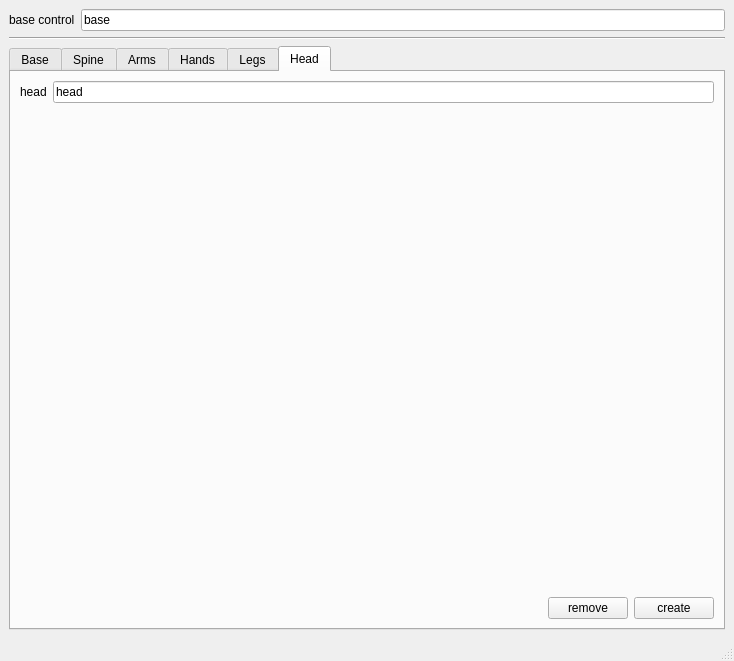
<?xml version="1.0" encoding="UTF-8"?>
<ui version="4.0">
 <class>jt_autorig</class>
 <widget class="QMainWindow" name="jt_autorig">
  <property name="geometry">
   <rect>
    <x>0</x>
    <y>0</y>
    <width>734</width>
    <height>661</height>
   </rect>
  </property>
  <property name="windowTitle">
   <string>MainWindow</string>
  </property>
  <widget class="QWidget" name="centralwidget">
   <layout class="QGridLayout" name="gridLayout_2">
    <item row="0" column="0">
     <layout class="QHBoxLayout" name="horizontalLayout_5">
      <item>
       <widget class="QLabel" name="label_37">
        <property name="text">
         <string>base control</string>
        </property>
       </widget>
      </item>
      <item>
       <widget class="QLineEdit" name="jt_autorig_base_name_select_text">
        <property name="text">
         <string>base</string>
        </property>
       </widget>
      </item>
     </layout>
    </item>
    <item row="1" column="0">
     <widget class="Line" name="line">
      <property name="orientation">
       <enum>Qt::Horizontal</enum>
      </property>
     </widget>
    </item>
    <item row="3" column="0">
     <widget class="QTabWidget" name="tabWidget">
      <property name="currentIndex">
       <number>5</number>
      </property>
      <widget class="QWidget" name="Base">
       <attribute name="title">
        <string>Base</string>
       </attribute>
       <layout class="QGridLayout" name="gridLayout_4">
        <item row="3" column="1">
         <layout class="QHBoxLayout" name="horizontalLayout_10">
          <item>
           <spacer name="horizontalSpacer_10">
            <property name="orientation">
             <enum>Qt::Horizontal</enum>
            </property>
            <property name="sizeHint" stdset="0">
             <size>
              <width>40</width>
              <height>20</height>
             </size>
            </property>
           </spacer>
          </item>
          <item>
           <widget class="QPushButton" name="pushButton_6">
            <property name="text">
             <string>remove</string>
            </property>
            <property name="+c" stdset="0">
             <string>'import jt_autorig;jt_autorig.ui_remove_base_rig()'</string>
            </property>
           </widget>
          </item>
          <item>
           <widget class="QPushButton" name="pushButton_5">
            <property name="text">
             <string>create</string>
            </property>
            <property name="+c" stdset="0">
             <string>'import jt_autorig;jt_autorig.ui_create_base_rig()'</string>
            </property>
           </widget>
          </item>
         </layout>
        </item>
        <item row="0" column="1">
         <widget class="QLineEdit" name="jt_autorig_base_cog_select_text">
          <property name="text">
           <string>cog</string>
          </property>
         </widget>
        </item>
        <item row="0" column="0">
         <widget class="QLabel" name="label_38">
          <property name="text">
           <string>cog</string>
          </property>
         </widget>
        </item>
        <item row="1" column="1">
         <spacer name="verticalSpacer_7">
          <property name="orientation">
           <enum>Qt::Vertical</enum>
          </property>
          <property name="sizeHint" stdset="0">
           <size>
            <width>20</width>
            <height>430</height>
           </size>
          </property>
         </spacer>
        </item>
       </layout>
      </widget>
      <widget class="QWidget" name="Spine">
       <attribute name="title">
        <string>Spine</string>
       </attribute>
       <layout class="QGridLayout" name="gridLayout_6">
        <item row="6" column="0">
         <widget class="QLabel" name="label_45">
          <property name="text">
           <string>spine_4</string>
          </property>
         </widget>
        </item>
        <item row="4" column="0">
         <widget class="QLabel" name="label_43">
          <property name="text">
           <string>spine_2</string>
          </property>
         </widget>
        </item>
        <item row="1" column="0">
         <widget class="QLabel" name="label_47">
          <property name="text">
           <string>pelvis</string>
          </property>
         </widget>
        </item>
        <item row="7" column="0">
         <widget class="QLabel" name="label_46">
          <property name="text">
           <string>neck</string>
          </property>
         </widget>
        </item>
        <item row="4" column="1">
         <widget class="QLineEdit" name="jt_autorig_pelvis_spine_2_select_text">
          <property name="text">
           <string>spine_2</string>
          </property>
         </widget>
        </item>
        <item row="9" column="1">
         <layout class="QHBoxLayout" name="horizontalLayout_9">
          <item>
           <spacer name="horizontalSpacer_9">
            <property name="orientation">
             <enum>Qt::Horizontal</enum>
            </property>
            <property name="sizeHint" stdset="0">
             <size>
              <width>40</width>
              <height>20</height>
             </size>
            </property>
           </spacer>
          </item>
          <item>
           <widget class="QPushButton" name="pushButton_4">
            <property name="text">
             <string>remove</string>
            </property>
            <property name="+c" stdset="0">
             <string>'import jt_autorig;jt_autorig.ui_remove_spine_rig()'</string>
            </property>
           </widget>
          </item>
          <item>
           <widget class="QPushButton" name="pushButton_2">
            <property name="text">
             <string>create</string>
            </property>
            <property name="+c" stdset="0">
             <string>'import jt_autorig;jt_autorig.ui_create_spine_rig()'</string>
            </property>
           </widget>
          </item>
         </layout>
        </item>
        <item row="2" column="1">
         <widget class="QLineEdit" name="jt_autorig_pelvis_cog_select_text">
          <property name="text">
           <string>cog</string>
          </property>
         </widget>
        </item>
        <item row="1" column="1">
         <widget class="QLineEdit" name="jt_autorig_pelvis_pelvis_select_text">
          <property name="text">
           <string>pelvis</string>
          </property>
         </widget>
        </item>
        <item row="3" column="1">
         <widget class="QLineEdit" name="jt_autorig_pelvis_spine_1_select_text">
          <property name="text">
           <string>spine_1</string>
          </property>
         </widget>
        </item>
        <item row="6" column="1">
         <widget class="QLineEdit" name="jt_autorig_pelvis_spine_4_select_text">
          <property name="text">
           <string>spine_4</string>
          </property>
         </widget>
        </item>
        <item row="5" column="1">
         <widget class="QLineEdit" name="jt_autorig_pelvis_spine_3_select_text">
          <property name="text">
           <string>spine_3</string>
          </property>
         </widget>
        </item>
        <item row="8" column="1">
         <spacer name="verticalSpacer_6">
          <property name="orientation">
           <enum>Qt::Vertical</enum>
          </property>
          <property name="sizeHint" stdset="0">
           <size>
            <width>20</width>
            <height>40</height>
           </size>
          </property>
         </spacer>
        </item>
        <item row="7" column="1">
         <widget class="QLineEdit" name="jt_autorig_pelvis_neck_select_text">
          <property name="text">
           <string>neck</string>
          </property>
         </widget>
        </item>
        <item row="5" column="0">
         <widget class="QLabel" name="label_44">
          <property name="text">
           <string>spine_3</string>
          </property>
         </widget>
        </item>
        <item row="2" column="0">
         <widget class="QLabel" name="label_41">
          <property name="text">
           <string>cog</string>
          </property>
         </widget>
        </item>
        <item row="3" column="0">
         <widget class="QLabel" name="label_42">
          <property name="text">
           <string>spine_1</string>
          </property>
         </widget>
        </item>
       </layout>
      </widget>
      <widget class="QWidget" name="Arms">
       <attribute name="title">
        <string>Arms</string>
       </attribute>
       <layout class="QGridLayout" name="gridLayout">
        <item row="7" column="0">
         <widget class="QLabel" name="label_9">
          <property name="text">
           <string>hand</string>
          </property>
         </widget>
        </item>
        <item row="0" column="1">
         <widget class="QLabel" name="label">
          <property name="text">
           <string>Select bones from either side of the rig, bone names must start with 'L' or 'R'</string>
          </property>
         </widget>
        </item>
        <item row="6" column="0">
         <widget class="QLabel" name="label_8">
          <property name="text">
           <string>wrist</string>
          </property>
         </widget>
        </item>
        <item row="5" column="1">
         <widget class="QLineEdit" name="jt_autorig_arms_forearm_select_text">
          <property name="text">
           <string>L_forearm</string>
          </property>
         </widget>
        </item>
        <item row="3" column="1">
         <widget class="QLineEdit" name="jt_autorig_arms_shoulder_select_text">
          <property name="text">
           <string>L_shoulder</string>
          </property>
         </widget>
        </item>
        <item row="4" column="1">
         <widget class="QLineEdit" name="jt_autorig_arms_elbow_select_text">
          <property name="text">
           <string>L_elbow</string>
          </property>
         </widget>
        </item>
        <item row="4" column="0">
         <widget class="QLabel" name="label_6">
          <property name="text">
           <string>elbow</string>
          </property>
         </widget>
        </item>
        <item row="3" column="0">
         <widget class="QLabel" name="label_5">
          <property name="text">
           <string>shoulder</string>
          </property>
         </widget>
        </item>
        <item row="1" column="0">
         <widget class="QLabel" name="label_2">
          <property name="text">
           <string>clavicle</string>
          </property>
         </widget>
        </item>
        <item row="8" column="1">
         <layout class="QHBoxLayout" name="horizontalLayout_2">
          <item>
           <widget class="QCheckBox" name="jt_autorig_arms_rig_L">
            <property name="text">
             <string>L</string>
            </property>
            <property name="checked">
             <bool>true</bool>
            </property>
           </widget>
          </item>
          <item>
           <widget class="QCheckBox" name="jt_autorig_arms_rig_R">
            <property name="text">
             <string>R</string>
            </property>
            <property name="checked">
             <bool>true</bool>
            </property>
           </widget>
          </item>
          <item>
           <spacer name="horizontalSpacer_2">
            <property name="orientation">
             <enum>Qt::Horizontal</enum>
            </property>
            <property name="sizeHint" stdset="0">
             <size>
              <width>40</width>
              <height>20</height>
             </size>
            </property>
           </spacer>
          </item>
         </layout>
        </item>
        <item row="7" column="1">
         <widget class="QLineEdit" name="jt_autorig_arms_hand_select_text">
          <property name="text">
           <string>L_hand</string>
          </property>
         </widget>
        </item>
        <item row="6" column="1">
         <widget class="QLineEdit" name="jt_autorig_arms_wrist_select_text">
          <property name="text">
           <string>L_wrist</string>
          </property>
         </widget>
        </item>
        <item row="5" column="0">
         <widget class="QLabel" name="label_7">
          <property name="text">
           <string>forearm</string>
          </property>
         </widget>
        </item>
        <item row="1" column="1">
         <widget class="QLineEdit" name="jt_autorig_arms_clavicle_select_text">
          <property name="text">
           <string>L_clavicle</string>
          </property>
         </widget>
        </item>
        <item row="9" column="1">
         <spacer name="verticalSpacer">
          <property name="orientation">
           <enum>Qt::Vertical</enum>
          </property>
          <property name="sizeHint" stdset="0">
           <size>
            <width>20</width>
            <height>40</height>
           </size>
          </property>
         </spacer>
        </item>
        <item row="10" column="1">
         <layout class="QHBoxLayout" name="horizontalLayout">
          <item>
           <spacer name="horizontalSpacer">
            <property name="orientation">
             <enum>Qt::Horizontal</enum>
            </property>
            <property name="sizeHint" stdset="0">
             <size>
              <width>40</width>
              <height>20</height>
             </size>
            </property>
           </spacer>
          </item>
          <item>
           <widget class="QPushButton" name="jt_autorig_arms_go_2">
            <property name="text">
             <string>remove</string>
            </property>
            <property name="+c" stdset="0">
             <string>'import jt_autorig;jt_autorig.ui_remove_arm_rig()'</string>
            </property>
           </widget>
          </item>
          <item>
           <widget class="QPushButton" name="jt_autorig_arms_go">
            <property name="text">
             <string>create</string>
            </property>
            <property name="+c" stdset="0">
             <string>'import jt_autorig;jt_autorig.ui_create_arm_rig()'</string>
            </property>
           </widget>
          </item>
         </layout>
        </item>
       </layout>
      </widget>
      <widget class="QWidget" name="Hands">
       <attribute name="title">
        <string>Hands</string>
       </attribute>
       <layout class="QGridLayout" name="gridLayout_7">
        <item row="5" column="1">
         <widget class="QLineEdit" name="jt_autorig_hand_middle_base_select_text">
          <property name="text">
           <string>L_middle_1</string>
          </property>
         </widget>
        </item>
        <item row="0" column="0">
         <widget class="QLabel" name="label_50">
          <property name="text">
           <string>hand</string>
          </property>
         </widget>
        </item>
        <item row="1" column="1">
         <widget class="QLineEdit" name="jt_autorig_hand_ring_cup_select_text">
          <property name="text">
           <string>L_ring_cup</string>
          </property>
         </widget>
        </item>
        <item row="2" column="0">
         <widget class="QLabel" name="label_52">
          <property name="text">
           <string>pinky cup</string>
          </property>
         </widget>
        </item>
        <item row="6" column="1">
         <widget class="QLineEdit" name="jt_autorig_hand_ring_base_select_text">
          <property name="text">
           <string>L_ring_1</string>
          </property>
         </widget>
        </item>
        <item row="10" column="1">
         <layout class="QHBoxLayout" name="horizontalLayout_12">
          <item>
           <spacer name="horizontalSpacer_12">
            <property name="orientation">
             <enum>Qt::Horizontal</enum>
            </property>
            <property name="sizeHint" stdset="0">
             <size>
              <width>40</width>
              <height>20</height>
             </size>
            </property>
           </spacer>
          </item>
          <item>
           <widget class="QPushButton" name="pushButton_9">
            <property name="text">
             <string>remove</string>
            </property>
            <property name="+c" stdset="0">
             <string>'import jt_autorig;jt_autorig.ui_remove_hand_rig()'</string>
            </property>
           </widget>
          </item>
          <item>
           <widget class="QPushButton" name="pushButton_10">
            <property name="text">
             <string>create</string>
            </property>
            <property name="+c" stdset="0">
             <string>'import jt_autorig;jt_autorig.ui_create_hand_rig()'</string>
            </property>
           </widget>
          </item>
         </layout>
        </item>
        <item row="0" column="1">
         <widget class="QLineEdit" name="jt_autorig_hand_hand_select_text">
          <property name="text">
           <string>L_hand</string>
          </property>
         </widget>
        </item>
        <item row="9" column="1">
         <spacer name="verticalSpacer_9">
          <property name="orientation">
           <enum>Qt::Vertical</enum>
          </property>
          <property name="sizeHint" stdset="0">
           <size>
            <width>20</width>
            <height>130</height>
           </size>
          </property>
         </spacer>
        </item>
        <item row="7" column="1">
         <widget class="QLineEdit" name="jt_autorig_hand_pinky_base_select_text">
          <property name="text">
           <string>L_pinky_1</string>
          </property>
         </widget>
        </item>
        <item row="3" column="1">
         <widget class="QLineEdit" name="jt_autorig_hand_thumb_base_select_text">
          <property name="text">
           <string>L_thumb_1</string>
          </property>
         </widget>
        </item>
        <item row="1" column="0">
         <widget class="QLabel" name="label_51">
          <property name="text">
           <string>ring cup</string>
          </property>
         </widget>
        </item>
        <item row="6" column="0">
         <widget class="QLabel" name="label_56">
          <property name="text">
           <string>ring base</string>
          </property>
         </widget>
        </item>
        <item row="2" column="1">
         <widget class="QLineEdit" name="jt_autorig_hand_pinky_cup_select_text">
          <property name="text">
           <string>L_pinky_cup</string>
          </property>
         </widget>
        </item>
        <item row="4" column="1">
         <widget class="QLineEdit" name="jt_autorig_hand_index_base_select_text">
          <property name="text">
           <string>L_index_1</string>
          </property>
         </widget>
        </item>
        <item row="3" column="0">
         <widget class="QLabel" name="label_53">
          <property name="text">
           <string>thumb base</string>
          </property>
         </widget>
        </item>
        <item row="7" column="0">
         <widget class="QLabel" name="label_57">
          <property name="text">
           <string>pinky base</string>
          </property>
         </widget>
        </item>
        <item row="4" column="0">
         <widget class="QLabel" name="label_54">
          <property name="text">
           <string>index base</string>
          </property>
         </widget>
        </item>
        <item row="5" column="0">
         <widget class="QLabel" name="label_55">
          <property name="text">
           <string>middle base</string>
          </property>
         </widget>
        </item>
        <item row="8" column="1">
         <layout class="QHBoxLayout" name="horizontalLayout_3">
          <item>
           <widget class="QCheckBox" name="jt_autorig_hands_rig_L">
            <property name="text">
             <string>L</string>
            </property>
            <property name="checked">
             <bool>true</bool>
            </property>
           </widget>
          </item>
          <item>
           <widget class="QCheckBox" name="jt_autorig_hands_rig_R">
            <property name="text">
             <string>R</string>
            </property>
            <property name="checked">
             <bool>true</bool>
            </property>
           </widget>
          </item>
          <item>
           <spacer name="horizontalSpacer_3">
            <property name="orientation">
             <enum>Qt::Horizontal</enum>
            </property>
            <property name="sizeHint" stdset="0">
             <size>
              <width>40</width>
              <height>20</height>
             </size>
            </property>
           </spacer>
          </item>
         </layout>
        </item>
       </layout>
      </widget>
      <widget class="QWidget" name="Legs">
       <attribute name="title">
        <string>Legs</string>
       </attribute>
       <layout class="QGridLayout" name="gridLayout_3">
        <item row="6" column="1">
         <widget class="QLineEdit" name="jt_autorig_legs_toes_select_text">
          <property name="text">
           <string>L_toes</string>
          </property>
         </widget>
        </item>
        <item row="8" column="0">
         <widget class="QLabel" name="label_16">
          <property name="text">
           <string>reverse foot heel</string>
          </property>
         </widget>
        </item>
        <item row="18" column="1">
         <layout class="QHBoxLayout" name="horizontalLayout_6">
          <item>
           <spacer name="horizontalSpacer_6">
            <property name="orientation">
             <enum>Qt::Horizontal</enum>
            </property>
            <property name="sizeHint" stdset="0">
             <size>
              <width>40</width>
              <height>20</height>
             </size>
            </property>
           </spacer>
          </item>
          <item>
           <widget class="QPushButton" name="pushButton_3">
            <property name="text">
             <string>remove</string>
            </property>
            <property name="+c" stdset="0">
             <string>'import jt_autorig;jt_autorig.ui_remove_leg_rig()'</string>
            </property>
           </widget>
          </item>
          <item>
           <widget class="QPushButton" name="pushButton">
            <property name="text">
             <string>create</string>
            </property>
            <property name="+c" stdset="0">
             <string>'import jt_autorig;jt_autorig.ui_create_leg_rig()'</string>
            </property>
           </widget>
          </item>
         </layout>
        </item>
        <item row="3" column="0">
         <widget class="QLabel" name="label_12">
          <property name="text">
           <string>knee</string>
          </property>
         </widget>
        </item>
        <item row="9" column="1">
         <widget class="QLineEdit" name="jt_autorig_legs_reverse_foot_toes_select_text">
          <property name="text">
           <string>L_reverse_foot_toes</string>
          </property>
         </widget>
        </item>
        <item row="17" column="1">
         <spacer name="verticalSpacer_3">
          <property name="orientation">
           <enum>Qt::Vertical</enum>
          </property>
          <property name="sizeHint" stdset="0">
           <size>
            <width>20</width>
            <height>40</height>
           </size>
          </property>
         </spacer>
        </item>
        <item row="8" column="1">
         <widget class="QLineEdit" name="jt_autorig_legs_reverse_foot_heel_select_text">
          <property name="text">
           <string>L_reverse_foot_heel</string>
          </property>
         </widget>
        </item>
        <item row="11" column="1">
         <widget class="QLineEdit" name="jt_autorig_legs_reverse_foot_ankle_select_text">
          <property name="text">
           <string>L_reverse_foot_ankle</string>
          </property>
         </widget>
        </item>
        <item row="6" column="0">
         <widget class="QLabel" name="label_15">
          <property name="text">
           <string>toes</string>
          </property>
         </widget>
        </item>
        <item row="10" column="1">
         <widget class="QLineEdit" name="jt_autorig_legs_reverse_foot_ball_select_text">
          <property name="text">
           <string>L_reverse_foot_ball</string>
          </property>
         </widget>
        </item>
        <item row="10" column="0">
         <widget class="QLabel" name="label_18">
          <property name="text">
           <string>reverse foot ball</string>
          </property>
         </widget>
        </item>
        <item row="2" column="1">
         <widget class="QLineEdit" name="jt_autorig_legs_hip_select_text">
          <property name="text">
           <string>L_hip</string>
          </property>
         </widget>
        </item>
        <item row="15" column="1">
         <layout class="QHBoxLayout" name="horizontalLayout_7">
          <item>
           <widget class="QCheckBox" name="jt_autorig_leg_rig_L">
            <property name="text">
             <string>L</string>
            </property>
            <property name="checked">
             <bool>true</bool>
            </property>
           </widget>
          </item>
          <item>
           <widget class="QCheckBox" name="jt_autorig_leg_rig_R">
            <property name="text">
             <string>R</string>
            </property>
            <property name="checked">
             <bool>true</bool>
            </property>
           </widget>
          </item>
          <item>
           <spacer name="horizontalSpacer_7">
            <property name="orientation">
             <enum>Qt::Horizontal</enum>
            </property>
            <property name="sizeHint" stdset="0">
             <size>
              <width>40</width>
              <height>20</height>
             </size>
            </property>
           </spacer>
          </item>
         </layout>
        </item>
        <item row="2" column="0">
         <widget class="QLabel" name="label_11">
          <property name="text">
           <string>hip</string>
          </property>
         </widget>
        </item>
        <item row="4" column="1">
         <widget class="QLineEdit" name="jt_autorig_legs_ankle_select_text">
          <property name="text">
           <string>L_ankle</string>
          </property>
         </widget>
        </item>
        <item row="1" column="1">
         <widget class="QLineEdit" name="jt_autorig_legs_pelvis_select_text">
          <property name="text">
           <string>pelvis</string>
          </property>
         </widget>
        </item>
        <item row="5" column="1">
         <widget class="QLineEdit" name="jt_autorig_legs_ball_select_text">
          <property name="text">
           <string>L_ball</string>
          </property>
         </widget>
        </item>
        <item row="5" column="0">
         <widget class="QLabel" name="label_14">
          <property name="text">
           <string>ball</string>
          </property>
         </widget>
        </item>
        <item row="9" column="0">
         <widget class="QLabel" name="label_17">
          <property name="text">
           <string>reverse foot toes</string>
          </property>
         </widget>
        </item>
        <item row="11" column="0">
         <widget class="QLabel" name="label_19">
          <property name="text">
           <string>reverse foot ankle</string>
          </property>
         </widget>
        </item>
        <item row="4" column="0">
         <widget class="QLabel" name="label_13">
          <property name="text">
           <string>ankle</string>
          </property>
         </widget>
        </item>
        <item row="1" column="0">
         <widget class="QLabel" name="label_10">
          <property name="text">
           <string>pelvis</string>
          </property>
         </widget>
        </item>
        <item row="3" column="1">
         <widget class="QLineEdit" name="jt_autorig_legs_knee_select_text">
          <property name="text">
           <string>L_knee</string>
          </property>
         </widget>
        </item>
        <item row="7" column="1">
         <widget class="QLineEdit" name="jt_autorig_legs_reverse_foot_root_select_text">
          <property name="text">
           <string>L_reverse_foot_root</string>
          </property>
         </widget>
        </item>
        <item row="7" column="0">
         <widget class="QLabel" name="label_20">
          <property name="text">
           <string>reverse foot root</string>
          </property>
         </widget>
        </item>
        <item row="13" column="1">
         <layout class="QHBoxLayout" name="horizontalLayout_4">
          <item>
           <widget class="QLabel" name="label_21">
            <property name="text">
             <string>roll</string>
            </property>
           </widget>
          </item>
          <item>
           <widget class="QComboBox" name="jt_autorig_legs_roll_combo">
            <item>
             <property name="text">
              <string>X</string>
             </property>
            </item>
            <item>
             <property name="text">
              <string>Y</string>
             </property>
            </item>
            <item>
             <property name="text">
              <string>Z</string>
             </property>
            </item>
           </widget>
          </item>
          <item>
           <widget class="QLabel" name="label_4">
            <property name="text">
             <string>pitch</string>
            </property>
           </widget>
          </item>
          <item>
           <widget class="QComboBox" name="jt_autorig_legs_pitch_combo">
            <item>
             <property name="text">
              <string>Z</string>
             </property>
            </item>
            <item>
             <property name="text">
              <string>X</string>
             </property>
            </item>
            <item>
             <property name="text">
              <string>Y</string>
             </property>
            </item>
           </widget>
          </item>
          <item>
           <widget class="QLabel" name="label_3">
            <property name="text">
             <string>yaw</string>
            </property>
           </widget>
          </item>
          <item>
           <widget class="QComboBox" name="jt_autorig_legs_yaw_combo">
            <item>
             <property name="text">
              <string>Y</string>
             </property>
            </item>
            <item>
             <property name="text">
              <string>X</string>
             </property>
            </item>
            <item>
             <property name="text">
              <string>Z</string>
             </property>
            </item>
           </widget>
          </item>
          <item>
           <spacer name="horizontalSpacer_4">
            <property name="orientation">
             <enum>Qt::Horizontal</enum>
            </property>
            <property name="sizeHint" stdset="0">
             <size>
              <width>40</width>
              <height>20</height>
             </size>
            </property>
           </spacer>
          </item>
         </layout>
        </item>
        <item row="12" column="1">
         <widget class="Line" name="line_2">
          <property name="orientation">
           <enum>Qt::Horizontal</enum>
          </property>
         </widget>
        </item>
        <item row="14" column="1">
         <widget class="Line" name="line_3">
          <property name="orientation">
           <enum>Qt::Horizontal</enum>
          </property>
         </widget>
        </item>
        <item row="16" column="1">
         <widget class="Line" name="line_4">
          <property name="orientation">
           <enum>Qt::Horizontal</enum>
          </property>
         </widget>
        </item>
       </layout>
      </widget>
      <widget class="QWidget" name="Head">
       <attribute name="title">
        <string>Head</string>
       </attribute>
       <layout class="QGridLayout" name="gridLayout_5">
        <item row="2" column="2">
         <spacer name="verticalSpacer_8">
          <property name="orientation">
           <enum>Qt::Vertical</enum>
          </property>
          <property name="sizeHint" stdset="0">
           <size>
            <width>20</width>
            <height>391</height>
           </size>
          </property>
         </spacer>
        </item>
        <item row="1" column="1">
         <widget class="QLabel" name="label_49">
          <property name="text">
           <string>head</string>
          </property>
         </widget>
        </item>
        <item row="3" column="2">
         <layout class="QHBoxLayout" name="horizontalLayout_11">
          <item>
           <spacer name="horizontalSpacer_11">
            <property name="orientation">
             <enum>Qt::Horizontal</enum>
            </property>
            <property name="sizeHint" stdset="0">
             <size>
              <width>40</width>
              <height>20</height>
             </size>
            </property>
           </spacer>
          </item>
          <item>
           <widget class="QPushButton" name="pushButton_7">
            <property name="text">
             <string>remove</string>
            </property>
            <property name="+c" stdset="0">
             <string>'import jt_autorig;jt_autorig.ui_remove_head_rig()'</string>
            </property>
           </widget>
          </item>
          <item>
           <widget class="QPushButton" name="pushButton_8">
            <property name="text">
             <string>create</string>
            </property>
            <property name="+c" stdset="0">
             <string>'import jt_autorig;jt_autorig.ui_create_head_rig()'</string>
            </property>
           </widget>
          </item>
         </layout>
        </item>
        <item row="1" column="2">
         <widget class="QLineEdit" name="jt_autorig_head_head_select_text">
          <property name="text">
           <string>head</string>
          </property>
         </widget>
        </item>
       </layout>
      </widget>
     </widget>
    </item>
   </layout>
  </widget>
  <widget class="QStatusBar" name="statusbar"/>
 </widget>
 <tabstops>
  <tabstop>jt_autorig_base_name_select_text</tabstop>
  <tabstop>tabWidget</tabstop>
  <tabstop>jt_autorig_base_cog_select_text</tabstop>
  <tabstop>pushButton_6</tabstop>
  <tabstop>pushButton_5</tabstop>
  <tabstop>jt_autorig_pelvis_pelvis_select_text</tabstop>
  <tabstop>jt_autorig_pelvis_cog_select_text</tabstop>
  <tabstop>jt_autorig_pelvis_spine_1_select_text</tabstop>
  <tabstop>jt_autorig_pelvis_spine_2_select_text</tabstop>
  <tabstop>jt_autorig_pelvis_spine_3_select_text</tabstop>
  <tabstop>jt_autorig_pelvis_spine_4_select_text</tabstop>
  <tabstop>jt_autorig_pelvis_neck_select_text</tabstop>
  <tabstop>pushButton_4</tabstop>
  <tabstop>pushButton_2</tabstop>
  <tabstop>jt_autorig_arms_clavicle_select_text</tabstop>
  <tabstop>jt_autorig_arms_shoulder_select_text</tabstop>
  <tabstop>jt_autorig_arms_elbow_select_text</tabstop>
  <tabstop>jt_autorig_arms_forearm_select_text</tabstop>
  <tabstop>jt_autorig_arms_wrist_select_text</tabstop>
  <tabstop>jt_autorig_arms_hand_select_text</tabstop>
  <tabstop>jt_autorig_arms_rig_L</tabstop>
  <tabstop>jt_autorig_arms_rig_R</tabstop>
  <tabstop>jt_autorig_arms_go_2</tabstop>
  <tabstop>jt_autorig_arms_go</tabstop>
  <tabstop>jt_autorig_hand_hand_select_text</tabstop>
  <tabstop>jt_autorig_hand_ring_cup_select_text</tabstop>
  <tabstop>jt_autorig_hand_pinky_cup_select_text</tabstop>
  <tabstop>jt_autorig_hand_thumb_base_select_text</tabstop>
  <tabstop>jt_autorig_hand_index_base_select_text</tabstop>
  <tabstop>jt_autorig_hand_middle_base_select_text</tabstop>
  <tabstop>jt_autorig_hand_ring_base_select_text</tabstop>
  <tabstop>jt_autorig_hand_pinky_base_select_text</tabstop>
  <tabstop>jt_autorig_hands_rig_L</tabstop>
  <tabstop>jt_autorig_hands_rig_R</tabstop>
  <tabstop>pushButton_9</tabstop>
  <tabstop>pushButton_10</tabstop>
  <tabstop>jt_autorig_legs_pelvis_select_text</tabstop>
  <tabstop>jt_autorig_legs_hip_select_text</tabstop>
  <tabstop>jt_autorig_legs_knee_select_text</tabstop>
  <tabstop>jt_autorig_legs_ankle_select_text</tabstop>
  <tabstop>jt_autorig_legs_ball_select_text</tabstop>
  <tabstop>jt_autorig_legs_toes_select_text</tabstop>
  <tabstop>jt_autorig_legs_reverse_foot_root_select_text</tabstop>
  <tabstop>jt_autorig_legs_reverse_foot_heel_select_text</tabstop>
  <tabstop>jt_autorig_legs_reverse_foot_toes_select_text</tabstop>
  <tabstop>jt_autorig_legs_reverse_foot_ball_select_text</tabstop>
  <tabstop>jt_autorig_legs_reverse_foot_ankle_select_text</tabstop>
  <tabstop>jt_autorig_legs_roll_combo</tabstop>
  <tabstop>jt_autorig_legs_pitch_combo</tabstop>
  <tabstop>jt_autorig_legs_yaw_combo</tabstop>
  <tabstop>jt_autorig_leg_rig_L</tabstop>
  <tabstop>jt_autorig_leg_rig_R</tabstop>
  <tabstop>pushButton_3</tabstop>
  <tabstop>pushButton</tabstop>
  <tabstop>jt_autorig_head_head_select_text</tabstop>
  <tabstop>pushButton_7</tabstop>
  <tabstop>pushButton_8</tabstop>
 </tabstops>
 <resources/>
 <connections/>
</ui>
